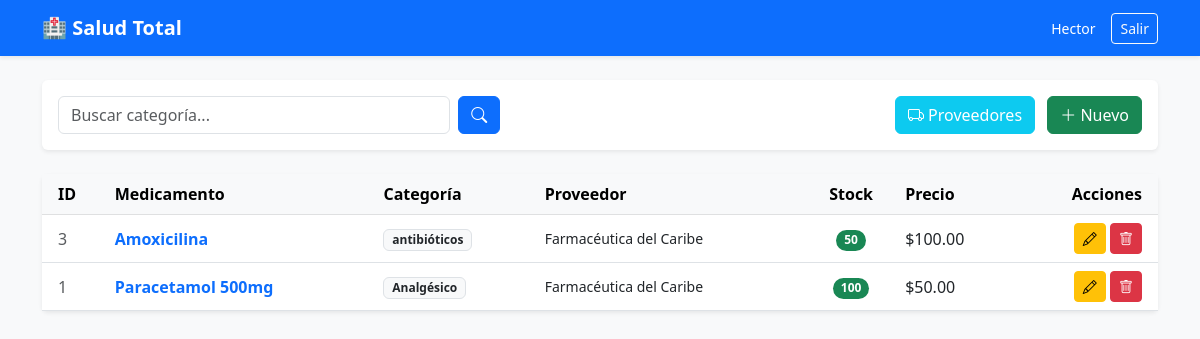
The app's page /paginas/panel.php (signed in) with its own data.
### tables this page shows
CREATE TABLE `medicamentos` (
  `id` int(11) NOT NULL,
  `nombre` varchar(100) NOT NULL,
  `categoria` varchar(100) NOT NULL,
  `cantidad` int(11) NOT NULL,
  `precio` decimal(10,2) NOT NULL,
  `proveedor_id` int(11) DEFAULT NULL,
  `creado_en` timestamp NOT NULL DEFAULT current_timestamp(),
  `actualizado_en` timestamp NOT NULL DEFAULT current_timestamp() ON UPDATE current_timestamp()
);

CREATE TABLE `proveedores` (
  `id` int(11) NOT NULL,
  `nombre` varchar(100) NOT NULL,
  `telefono` varchar(20) DEFAULT NULL,
  `direccion` varchar(200) DEFAULT NULL,
  `creado_en` timestamp NOT NULL DEFAULT current_timestamp()
);

### paginas/panel.php (the view, shortened to what this page needs)
<?php
require '../logica/db.php';
$where = "";
$params = [];
$categoria_buscada = "";
$sql = "SELECT m.id, m.nombre, m.categoria, m.cantidad, m.precio, p.nombre AS proveedor
        FROM medicamentos m
        LEFT JOIN proveedores p ON m.proveedor_id = p.id
        $where ORDER BY m.id DESC";
$stmt = $conn->prepare($sql);
$stmt->execute($params);
$medicamentos = $stmt->fetchAll(PDO::FETCH_ASSOC);
?>
<!DOCTYPE html>
<html lang="es">
<head>
    <link href="https://cdn.jsdelivr.net/npm/bootstrap@5.3.0/dist/css/bootstrap.min.css" rel="stylesheet">
    <link rel="stylesheet" href="https://cdn.jsdelivr.net/npm/bootstrap-icons@1.10.0/font/bootstrap-icons.css">
</head>
<body class="bg-light">
    <nav class="navbar navbar-expand-lg navbar-dark bg-primary mb-4 shadow-sm">
        <div class="container">
            <a class="navbar-brand fw-bold" href="#">🏥 Salud Total</a>
            <div class="d-flex align-items-center text-white">
                <small class="me-3 d-none d-md-block">
                    <?php echo htmlspecialchars($_SESSION['user_nombre']); ?>
                </small>
                <a href="../logica/logout.php" class="btn btn-outline-light btn-sm">Salir</a>
            </div>
        </div>
    </nav>
    <div class="container">
        <div class="card shadow-sm mb-4 border-0">
            <div class="card-body">
                <div class="row g-3">
                    <div class="col-12 col-md-5">
                        <form method="GET" class="d-flex gap-2">
                            <input type="text" name="categoria" class="form-control" placeholder="Buscar categoría..." value="<?php echo htmlspecialchars($categoria_buscada); ?>">
                            <button type="submit" class="btn btn-primary"><i class="bi bi-search"></i></button>
                        </form>
                    </div>
                    <div class="col-12 col-md-7 text-md-end">
                        <a href="proveedores.php" class="btn btn-info text-white me-2"><i class="bi bi-truck"></i> Proveedores</a>
                        <a href="registro.php" class="btn btn-success"><i class="bi bi-plus-lg"></i> Nuevo</a>
                    </div>
                </div>
            </div>
        </div>
        <div class="card shadow-sm border-0">
            <div class="table-responsive">
                <table class="table table-hover align-middle mb-0">
                    <thead class="table-light">
                        <tr>
                            <th class="ps-3">ID</th>
                            <th>Medicamento</th>
                            <th>Categoría</th>
                            <th>Proveedor</th>
                            <th class="text-center">Stock</th>
                            <th>Precio</th>
                            <th class="text-end pe-3">Acciones</th>
                        </tr>
                    </thead>
                    <tbody>
                        <?php foreach ($medicamentos as $med): ?>
                        <tr>
                            <td class="ps-3 text-muted"><?php echo $med['id']; ?></td>
                            <td class="fw-bold text-primary"><?php echo htmlspecialchars($med['nombre']); ?></td>
                            <td><span class="badge bg-light text-dark border"><?php echo htmlspecialchars($med['categoria']); ?></span></td>
                            <td class="small"><?php echo htmlspecialchars($med['proveedor'] ?? '-'); ?></td>
                            <td class="text-center">
                                <span class="badge <?php echo ($med['cantidad']<10)?'bg-danger':'bg-success'; ?> rounded-pill">
                                    <?php echo $med['cantidad']; ?>
                                </span>
                            </td>
                            <td>$<?php echo number_format($med['precio'], 2); ?></td>
                            <td class="text-end pe-3">
                                <a href="editar.php?id=<?php echo $med['id']; ?>" class="btn btn-warning btn-sm"><i class="bi bi-pencil"></i></a>
                                <a href="../logica/eliminar.php?id=<?php echo $med['id']; ?>" class="btn btn-danger btn-sm" onclick="return confirm('¿Borrar?');"><i class="bi bi-trash"></i></a>
                            </td>
                        </tr>
                        <?php endforeach; ?>
                    </tbody>
                </table>
            </div>
        </div>
    </div>
</body>
</html>

### records on screen
medicamentos: id "3", nombre "Amoxicilina", categoria "antibióticos", proveedor.nombre "Farmacéutica del Caribe", cantidad "50", precio "100.00"
medicamentos: id "1", nombre "Paracetamol 500mg", categoria "Analgésico", proveedor.nombre "Farmacéutica del Caribe", cantidad "100", precio "50.00"

### other values on screen
$_SESSION['user_nombre'] "Hector"
